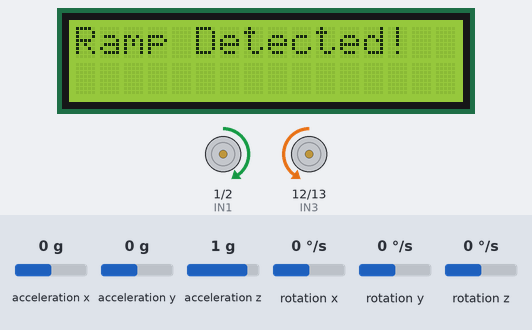
Recording of a sketch running on a simulated Arduino Uno, built with avr-gcc and run on an emulated ATmega328P. Parts: 16×2 character LCD, motor-driver pin pairs drawn as motors (green arrow = first pin HIGH = forward, orange = second pin HIGH = backward, longer = more drive, scaled by the enable pin). The test bench sets the inputs (shaded band); at power-on: acceleration x 0 g, acceleration y 0 g, acceleration z 1 g, rotation x 0 °/s, rotation y 0 °/s, rotation z 0 °/s.

Above: at 5.1 s.
5.2 s: acceleration x set to 0.8 g
At 6.3 s:
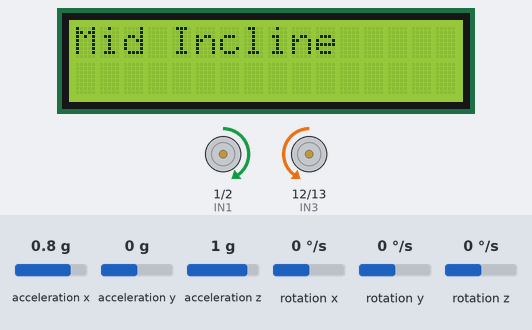
7.2 s: acceleration x set to 0 g
At 8.1 s:
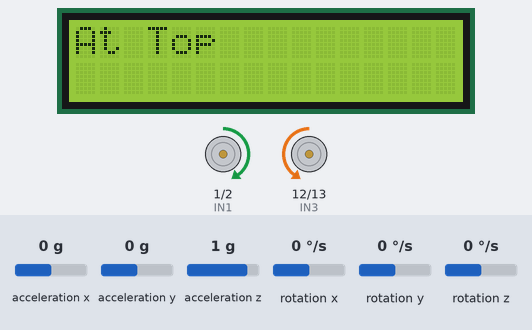
At 11.1 s:
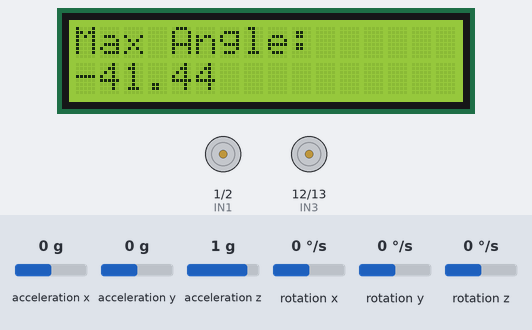
Timing chart, 0 to 16.2 s (numbered marks = the images above; inputs shaded):
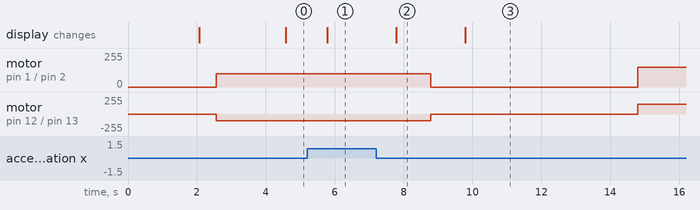

Measured:
- after the input at 5.2 s, motor on pin 1 (IN1) / pin 2 (IN2): stays forward 100/255 (without the input it goes to forward 101/255 after 0.78 s); motor on pin 12 (IN3) / pin 13 (IN4): stays backward 100/255 (without the input it goes to backward 101/255 after 0.78 s); the display: changes after 0.58 s (image 1)
- after the input at 7.2 s, motor on pin 1 (IN1) / pin 2 (IN2): forward 100/255 → stopped after 1.6 s, → forward 150/255 6.0 s later; motor on pin 12 (IN3) / pin 13 (IN4): backward 100/255 → stopped after 1.6 s, → forward 150/255 6.0 s later; the display: changes after 0.59 s (image 2)
- what the display in image 2 shows lasts 2.0 s, from 7.8 s to 9.8 s

The sketch:

working0_w3_Har.ino
```cpp
//IR sensors OFF
#include <Wire.h>
#include <LiquidCrystal.h>
#include <MPU6050.h>

// LCD Pin Definitions
const int rs = 8, en = 9, d4 = 4, d5 = 5, d6 = 6, d7 = 7;
LiquidCrystal lcd(rs, en, d4, d5, d6, d7);

// IR Sensor Pin Definitions
const int rightIrSensorPin = A2;
const int leftIrSensorPin = A1;

// Motor Pin Definitions
const int IN1 = 1, IN2 = 2, IN3 = 12, IN4 = 13;
const int ENA = 3, ENB = 11;

// Encoder Pin
const int encoderPin = 10;

// MPU-6050
MPU6050 mpu;
float rampAngle = 0.0;

// Constants
const float WHEEL_RADIUS = 3.45; // cm
const int COUNTS_PER_REV = 20;
const int STOP_DELAY = 4000;
const float MPU_THRESHOLD = 1.6;

// Variables
volatile int encoderCount = 0;
float distanceTravelled = 0.0;

// State Flags
bool IR_ON = true;

// Function Prototypes
void moveBackward(int speed);
void stopMotors();
void rotate360(float rotationSpeed);
void rotate180(float rotationSpeed);
void alignCar();
void followLine(int distance);
float getMaxAngle(float angles[], int size);

void setup() {
  pinMode(rightIrSensorPin, INPUT);
  pinMode(leftIrSensorPin, INPUT);
  pinMode(encoderPin, INPUT);
  pinMode(IN1, OUTPUT);
  pinMode(IN2, OUTPUT);
  pinMode(IN3, OUTPUT);
  pinMode(IN4, OUTPUT);
  pinMode(ENA, OUTPUT);
  pinMode(ENB, OUTPUT);

  lcd.begin(16, 2);
  lcd.print("Initializing...");
  delay(2000);  // Longer delay at startup for careful initialization

  Wire.begin();
  mpu.initialize();
  if (!mpu.testConnection()) {
    lcd.clear();
    lcd.print("MPU ERROR");
    while (1);
  }
  lcd.clear();
  delay(500); // Short delay after MPU check
}

void loop() {
  // Move backward until MPU detects ramp
  moveBackward(100);
  delay(2000);  // Added longer delay to ensure smooth backward motion

  // Detect ramp and start increasing speed as we ascend
  for (;;) {
    int16_t ax, ay, az;
    mpu.getAcceleration(&ax, &ay, &az);
    rampAngle = -(atan2(ax, az) * 180 / PI) - 2.78;

    if (rampAngle >= -6.0 && rampAngle <= MPU_THRESHOLD) {
      IR_ON = false; // Turn off IR sensors
      lcd.clear();
      lcd.print("Ramp Detected!");
      delay(1000);  // Longer delay after ramp detection
      break;
    }
  }

  // Ascend the ramp, increasing speed gradually
  float anglesOnRamp[100];  // Array to store angle values
  int angleCount = 0;       // Counter for the array
  for (;;) {
    int speed = map(angleCount, 0, 100, 100, 175); // Increase speed as we ascend
    moveBackward(speed);
    delay(200);        // Longer delay to ensure the robot moves carefully
    int16_t ax, ay, az;
    mpu.getAcceleration(&ax, &ay, &az);
    rampAngle = -(atan2(ax, az) * 180 / PI) - 2.78;

    // Record angles during incline
    if (angleCount < 100) {
      anglesOnRamp[angleCount] = rampAngle;
      angleCount++;
    }

    if (rampAngle <= -24.8) {
      lcd.clear();
      lcd.print("Mid Incline");
      delay(1000);  // Longer delay after reaching mid incline
      break;
    }
  }

  // Reverse further until specified decline sequence
  for (;;) {
    int16_t ax, ay, az;
    mpu.getAcceleration(&ax, &ay, &az);
    rampAngle = -(atan2(ax, az) * 180 / PI) - 2.78;

    moveBackward(100);
    delay(500);  // Longer delay for more careful movement

    // Check for the ramp decline
    if (rampAngle >= -17.0 && rampAngle <= -11.0) {  // Range for -17 to -11
      lcd.clear();
      lcd.print("Approaching Top");
    }
    if (rampAngle >= -11.0 && rampAngle <= 3.0) {  // Range for -11 to 3
      lcd.clear();
      lcd.print("At Top");
      delay(1000);
      break;
    }
  }

  stopMotors();
  lcd.clear();
  lcd.print("At Top");
  delay(1000); // Longer delay to allow time for visual feedback

  // Turn on IR sensors and align the car
  IR_ON = true;
  alignCar();

  // Calculate the max angle from the recorded values during incline
  float maxAngle = getMaxAngle(anglesOnRamp, angleCount);
  lcd.clear();
  lcd.print("Max Angle: ");
  lcd.setCursor(0, 1);
  lcd.print(maxAngle);
  delay(1000);  // Delay to allow for full display of max angle

  delay(STOP_DELAY); // Wait for 4 seconds before moving on

  // Perform 360° spin at controlled speed
  rotate360(45.0);  // Rotation speed between -30 and -60 degrees/sec

  // Realign car after 360° spin
  alignCar();

  // IR sensors turn "OFF"
  IR_ON = false;

  // Descend the ramp with positive rampAngles
  moveBackward(60);
  delay(1000);  // Longer delay for smooth descent

  for (;;) {
    int16_t ax, ay, az;
    mpu.getAcceleration(&ax, &ay, &az);
    rampAngle = -(atan2(ax, az) * 180 / PI) - 2.78;

    if (rampAngle > 10.0 && rampAngle < 30.0) {  // Positive ramp angles
      IR_ON = true; // Turn on IR sensors at bottom
      stopMotors();
      delay(1000);  // Longer delay after stopping at the bottom
      rotate180(45.0);  // Controlled rotation for 180°
      delay(1000);
      break;
    }
  }

  // Follow the line for 250 cm
  followLine(250);
}

// Moves the car backward at the specified speed
void moveBackward(int speed) {
  analogWrite(ENA, speed);
  analogWrite(ENB, speed);
  digitalWrite(IN1, HIGH);
  digitalWrite(IN2, LOW);
  digitalWrite(IN3, LOW);
  digitalWrite(IN4, HIGH);
}

// Stops the motors
void stopMotors() {
  analogWrite(ENA, 0);
  analogWrite(ENB, 0);
  digitalWrite(IN1, LOW);
  digitalWrite(IN2, LOW);
  digitalWrite(IN3, LOW);
  digitalWrite(IN4, LOW);
}

// Performs a 360° spin with a controlled speed
void rotate360(float rotationSpeed) {
  unsigned long lastTime = millis(); // To track elapsed time
  float dt = 0.0;                    // Time delta for each loop iteration
  float angleZ = 0.0;                // Current angle (in degrees)

  // Motor control: Rotate in place (counter-clockwise or clockwise)
  analogWrite(ENA, 150);
  analogWrite(ENB, 150);
  digitalWrite(IN1, HIGH);
  digitalWrite(IN2, LOW);
  digitalWrite(IN3, HIGH);
  digitalWrite(IN4, LOW);

  while (angleZ < 360.0) {
    unsigned long currentTime = millis();
    dt = (currentTime - lastTime) / 1000.0; // Convert to seconds
    lastTime = currentTime;

    // Get the current angular velocity in Z axis from the gyroscope
    int16_t gx, gy, gz;
    mpu.getRotation(&gx, &gy, &gz);

    // Convert the gyroscope reading (raw value) to degrees per second
    float gyroZ = gz / 131.0; // The scale factor is 131 for the MPU-6050

    // Integrate the angular velocity to get the total angle (in degrees)
    angleZ += gyroZ * dt;

    delay(10);
  }

  stopMotors();  // Stop the motors once the target angle is reached
}

// Performs a 180° spin with a controlled speed
void rotate180(float rotationSpeed) {
  unsigned long lastTime = millis(); // To track elapsed time
  float dt = 0.0;                    // Time delta for each loop iteration
  float angleZ = 0.0;                // Current angle (in degrees)

  // Motor control: Rotate in place (counter-clockwise or clockwise)
  analogWrite(ENA, 150);
  analogWrite(ENB, 150);
  digitalWrite(IN1, HIGH);
  digitalWrite(IN2, LOW);
  digitalWrite(IN3, LOW);
  digitalWrite(IN4, HIGH);

  while (angleZ < 180.0) {
    unsigned long currentTime = millis();
    dt = (currentTime - lastTime) / 1000.0; // Convert to seconds
    lastTime = currentTime;

    // Get the current angular velocity in Z axis from the gyroscope
    int16_t gx, gy, gz;
    mpu.getRotation(&gx, &gy, &gz);

    // Convert the gyroscope reading (raw value) to degrees per second
    float gyroZ = gz / 131.0; // The scale factor is 131 for the MPU-6050

    // Integrate the angular velocity to get the total angle (in degrees)
    angleZ += gyroZ * dt;

    delay(10);
  }

  stopMotors();  // Stop the motors once the target angle is reached
}

// Align the car using the IR sensors
void alignCar() {
  // Code to align the car based on IR sensor values
  int leftSensorValue = analogRead(leftIrSensorPin);
  int rightSensorValue = analogRead(rightIrSensorPin);

  if (leftSensorValue < 400 && rightSensorValue < 400) {
    stopMotors();
    delay(1000);
  }
  // Use the sensor values to correct the car's alignment
}

// Returns the max angle from the angles array
float getMaxAngle(float angles[], int size) {
  float maxAngle = angles[0];
  for (int i = 1; i < size; i++) {
    if (angles[i] > maxAngle) {
      maxAngle = angles[i];
    }
  }
  return maxAngle;
}

// Follows the line for the specified distance (in cm)
void followLine(int distance) {
  while (distanceTravelled < distance) {
    int leftSensorValue = analogRead(leftIrSensorPin);
    int rightSensorValue = analogRead(rightIrSensorPin);

    if (leftSensorValue > rightSensorValue) {
      moveBackward(100);  // Turn left
    } else if (rightSensorValue > leftSensorValue) {
      moveBackward(100);  // Turn right
    } else {
      moveBackward(100);  // Move forward
    }

    distanceTravelled += WHEEL_RADIUS * 2 * PI;  // Update distance based on wheel movement
    delay(100);
  }
}
```
